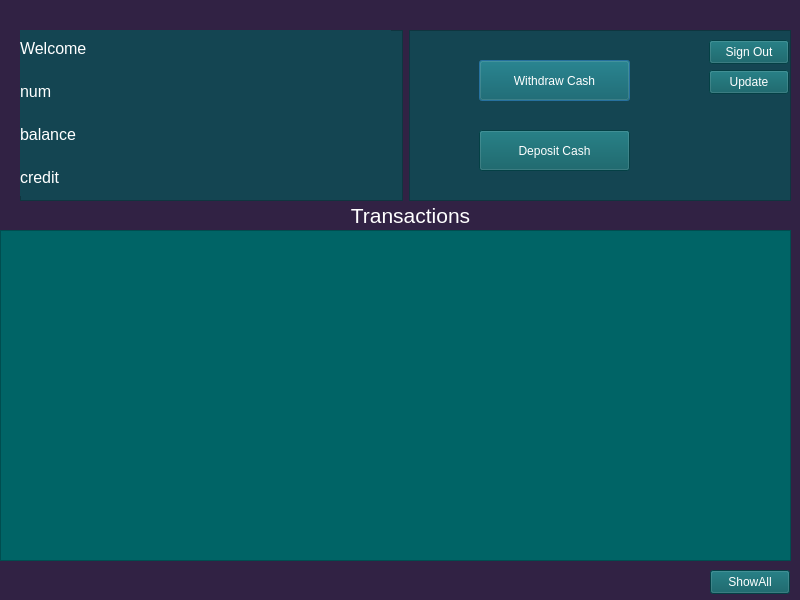
<?xml version="1.0" encoding="UTF-8"?>
<ui version="4.0">
 <class>userHomePage</class>
 <widget class="QDialog" name="userHomePage">
  <property name="geometry">
   <rect>
    <x>0</x>
    <y>0</y>
    <width>800</width>
    <height>600</height>
   </rect>
  </property>
  <property name="windowTitle">
   <string>Dialog</string>
  </property>
  <property name="styleSheet">
   <string notr="true">background-color: rgb(49, 34, 68);
</string>
  </property>
  <widget class="QLabel" name="accountTxt">
   <property name="geometry">
    <rect>
     <x>230</x>
     <y>200</y>
     <width>361</width>
     <height>31</height>
    </rect>
   </property>
   <property name="styleSheet">
    <string notr="true">color: white</string>
   </property>
   <property name="text">
    <string>&lt;html&gt;&lt;head/&gt;&lt;body&gt;&lt;p align=&quot;center&quot;&gt;&lt;span style=&quot; font-size:16pt; color:#ffffff;&quot;&gt;Transactions&lt;/span&gt;&lt;/p&gt;&lt;/body&gt;&lt;/html&gt;</string>
   </property>
  </widget>
  <widget class="QListWidget" name="bankView">
   <property name="geometry">
    <rect>
     <x>0</x>
     <y>230</y>
     <width>791</width>
     <height>331</height>
    </rect>
   </property>
   <property name="styleSheet">
    <string notr="true">background-color: rgb(0, 100, 102);
color: rgb(212, 212, 212);</string>
   </property>
   <property name="isWrapping" stdset="0">
    <bool>false</bool>
   </property>
  </widget>
  <widget class="QWidget" name="horizontalLayoutWidget">
   <property name="geometry">
    <rect>
     <x>20</x>
     <y>30</y>
     <width>771</width>
     <height>171</height>
    </rect>
   </property>
   <layout class="QHBoxLayout" name="horizontalLayout">
    <item>
     <widget class="QFrame" name="frame_2">
      <property name="styleSheet">
       <string notr="true">background-color: rgb(20, 69, 82);

</string>
      </property>
      <property name="frameShape">
       <enum>QFrame::StyledPanel</enum>
      </property>
      <property name="frameShadow">
       <enum>QFrame::Raised</enum>
      </property>
      <widget class="QWidget" name="verticalLayoutWidget">
       <property name="geometry">
        <rect>
         <x>0</x>
         <y>0</y>
         <width>371</width>
         <height>166</height>
        </rect>
       </property>
       <layout class="QVBoxLayout" name="verticalLayout">
        <item>
         <widget class="QLabel" name="welcomeTxt">
          <property name="font">
           <font>
            <pointsize>20</pointsize>
           </font>
          </property>
          <property name="styleSheet">
           <string notr="true">color: rgb(224, 239, 255);</string>
          </property>
          <property name="text">
           <string>&lt;html&gt;&lt;head/&gt;&lt;body&gt;&lt;p&gt;&lt;span style=&quot; font-size:12pt; color:#ffffff;&quot;&gt;Welcome&lt;/span&gt;&lt;/p&gt;&lt;/body&gt;&lt;/html&gt;</string>
          </property>
         </widget>
        </item>
        <item>
         <widget class="QLabel" name="lableIdOwner">
          <property name="font">
           <font>
            <pointsize>20</pointsize>
           </font>
          </property>
          <property name="styleSheet">
           <string notr="true">color: rgb(224, 239, 255);</string>
          </property>
          <property name="text">
           <string>&lt;html&gt;&lt;head/&gt;&lt;body&gt;&lt;p&gt;&lt;span style=&quot; font-size:12pt; color:#ffffff;&quot;&gt;num&lt;/span&gt;&lt;/p&gt;&lt;/body&gt;&lt;/html&gt;</string>
          </property>
         </widget>
        </item>
        <item>
         <widget class="QLabel" name="balanceTxt">
          <property name="font">
           <font>
            <pointsize>20</pointsize>
           </font>
          </property>
          <property name="styleSheet">
           <string notr="true">color: rgb(224, 239, 255);</string>
          </property>
          <property name="text">
           <string>&lt;html&gt;&lt;head/&gt;&lt;body&gt;&lt;p&gt;&lt;span style=&quot; font-size:12pt; color:#ffffff;&quot;&gt;balance&lt;/span&gt;&lt;/p&gt;&lt;/body&gt;&lt;/html&gt;</string>
          </property>
         </widget>
        </item>
        <item>
         <widget class="QLabel" name="creditTxt">
          <property name="font">
           <font>
            <pointsize>20</pointsize>
           </font>
          </property>
          <property name="styleSheet">
           <string notr="true">color: rgb(224, 239, 255);</string>
          </property>
          <property name="text">
           <string>&lt;html&gt;&lt;head/&gt;&lt;body&gt;&lt;p&gt;&lt;span style=&quot; font-size:12pt; color:#ffffff;&quot;&gt;credit&lt;/span&gt;&lt;/p&gt;&lt;/body&gt;&lt;/html&gt;</string>
          </property>
         </widget>
        </item>
       </layout>
      </widget>
     </widget>
    </item>
    <item>
     <widget class="QFrame" name="frame">
      <property name="styleSheet">
       <string notr="true">background-color: rgb(20, 69, 82);

</string>
      </property>
      <property name="frameShape">
       <enum>QFrame::StyledPanel</enum>
      </property>
      <property name="frameShadow">
       <enum>QFrame::Raised</enum>
      </property>
      <widget class="QPushButton" name="pushButton">
       <property name="geometry">
        <rect>
         <x>70</x>
         <y>30</y>
         <width>151</width>
         <height>41</height>
        </rect>
       </property>
       <property name="styleSheet">
        <string notr="true">background-color: rgb(6, 90, 96);

color: white</string>
       </property>
       <property name="text">
        <string>Withdraw Cash</string>
       </property>
      </widget>
      <widget class="QPushButton" name="pushButton_2">
       <property name="geometry">
        <rect>
         <x>70</x>
         <y>100</y>
         <width>151</width>
         <height>41</height>
        </rect>
       </property>
       <property name="styleSheet">
        <string notr="true">background-color: rgb(6, 90, 96);

color: white</string>
       </property>
       <property name="text">
        <string>Deposit Cash</string>
       </property>
      </widget>
      <widget class="QPushButton" name="pushButton_3">
       <property name="geometry">
        <rect>
         <x>300</x>
         <y>40</y>
         <width>80</width>
         <height>24</height>
        </rect>
       </property>
       <property name="styleSheet">
        <string notr="true">background-color: rgb(6, 90, 96);

color: white</string>
       </property>
       <property name="text">
        <string>Update</string>
       </property>
      </widget>
      <widget class="QPushButton" name="sinoutB">
       <property name="geometry">
        <rect>
         <x>300</x>
         <y>10</y>
         <width>80</width>
         <height>24</height>
        </rect>
       </property>
       <property name="styleSheet">
        <string notr="true">background-color: rgb(6, 90, 96);

color: white</string>
       </property>
       <property name="text">
        <string>Sign Out</string>
       </property>
      </widget>
     </widget>
    </item>
   </layout>
  </widget>
  <widget class="QPushButton" name="showAllB">
   <property name="geometry">
    <rect>
     <x>710</x>
     <y>570</y>
     <width>80</width>
     <height>24</height>
    </rect>
   </property>
   <property name="styleSheet">
    <string notr="true">background-color: rgb(6, 90, 96);

color: white</string>
   </property>
   <property name="text">
    <string>ShowAll</string>
   </property>
  </widget>
 </widget>
 <resources/>
 <connections/>
</ui>
